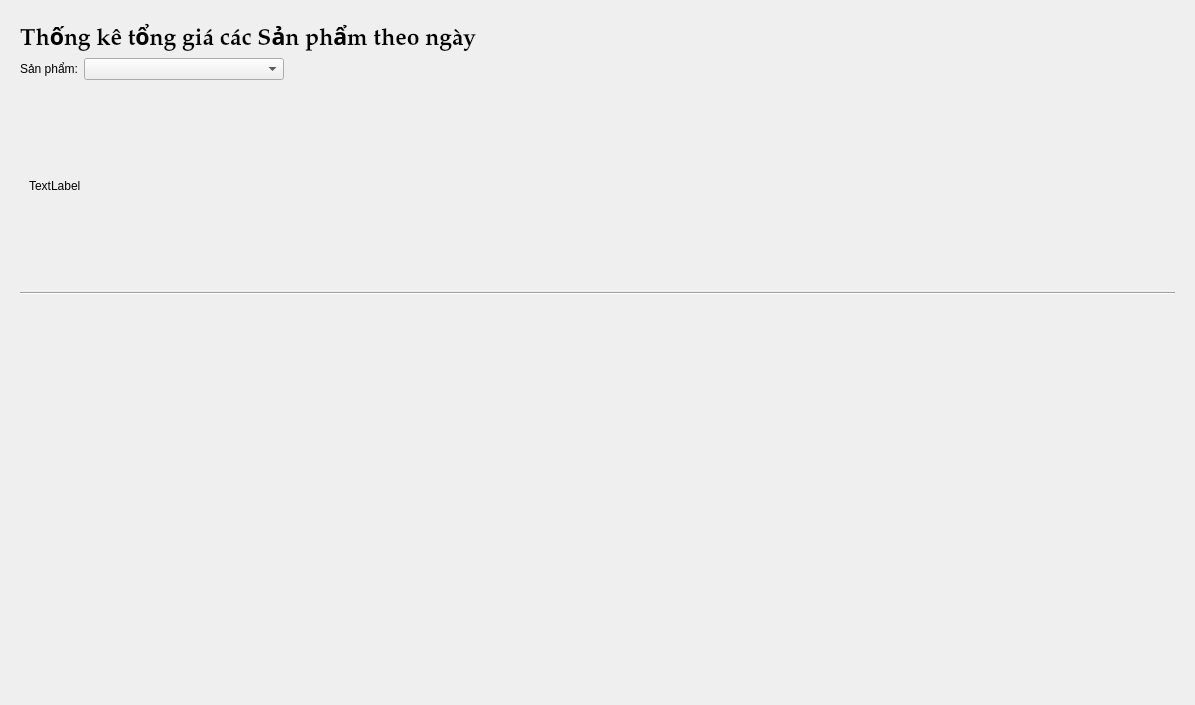
           <widget class="QWidget" name="scrollAreaWidgetContents_3">
            <property name="geometry">
             <rect>
              <x>0</x>
              <y>0</y>
              <width>1195</width>
              <height>705</height>
             </rect>
            </property>
            <layout class="QVBoxLayout" name="verticalLayout_9">
             <item>
              <widget class="QWidget" name="item_M4" native="true">
               <layout class="QVBoxLayout" name="verticalLayout_8">
                <item>
                 <layout class="QHBoxLayout" name="horizontalLayout_4">
                  <item>
                   <widget class="QLabel" name="title_chart_M4">
                    <property name="font">
                     <font>
                      <family>Palatino Linotype</family>
                      <pointsize>17</pointsize>
                      <weight>75</weight>
                      <bold>true</bold>
                     </font>
                    </property>
                    <property name="text">
                     <string>Thống kê tổng giá các Sản phẩm theo ngày</string>
                    </property>
                   </widget>
                  </item>
                  <item>
                   <spacer name="horizontalSpacer_11">
                    <property name="orientation">
                     <enum>Qt::Horizontal</enum>
                    </property>
                    <property name="sizeHint" stdset="0">
                     <size>
                      <width>40</width>
                      <height>20</height>
                     </size>
                    </property>
                   </spacer>
                  </item>
                 </layout>
                </item>
                <item>
                 <layout class="QHBoxLayout" name="horizontalLayout_5">
                  <item>
                   <widget class="QLabel" name="filter_text_M4">
                    <property name="minimumSize">
                     <size>
                      <width>0</width>
                      <height>0</height>
                     </size>
                    </property>
                    <property name="maximumSize">
                     <size>
                      <width>100</width>
                      <height>16777215</height>
                     </size>
                    </property>
                    <property name="text">
                     <string>Sản phẩm:</string>
                    </property>
                   </widget>
                  </item>
                  <item>
                   <widget class="QComboBox" name="comboBox_filter_M4">
                    <property name="minimumSize">
                     <size>
                      <width>200</width>
                      <height>0</height>
                     </size>
                    </property>
                    <property name="maximumSize">
                     <size>
                      <width>16777215</width>
                      <height>16777215</height>
                     </size>
                    </property>
                   </widget>
                  </item>
                  <item>
                   <spacer name="horizontalSpacer_10">
                    <property name="orientation">
                     <enum>Qt::Horizontal</enum>
                    </property>
                    <property name="sizeHint" stdset="0">
                     <size>
                      <width>40</width>
                      <height>20</height>
                     </size>
                    </property>
                   </spacer>
                  </item>
                 </layout>
                </item>
                <item>
                 <widget class="QWidget" name="widget_chart" native="true">
                  <property name="minimumSize">
                   <size>
                    <width>0</width>
                    <height>200</height>
                   </size>
                  </property>
                  <layout class="QVBoxLayout" name="verticalLayout_11">
                   <item>
                    <widget class="QLabel" name="label_2">
                     <property name="text">
                      <string>TextLabel</string>
                     </property>
                    </widget>
                   </item>
                  </layout>
                 </widget>
                </item>
                <item>
                 <widget class="Line" name="line_2">
                  <property name="orientation">
                   <enum>Qt::Horizontal</enum>
                  </property>
                 </widget>
                </item>
               </layout>
              </widget>
             </item>
             <item>
              <spacer name="verticalSpacer_4">
               <property name="orientation">
                <enum>Qt::Vertical</enum>
               </property>
               <property name="sizeHint" stdset="0">
                <size>
                 <width>20</width>
                 <height>40</height>
                </size>
               </property>
              </spacer>
             </item>
            </layout>
           </widget>
